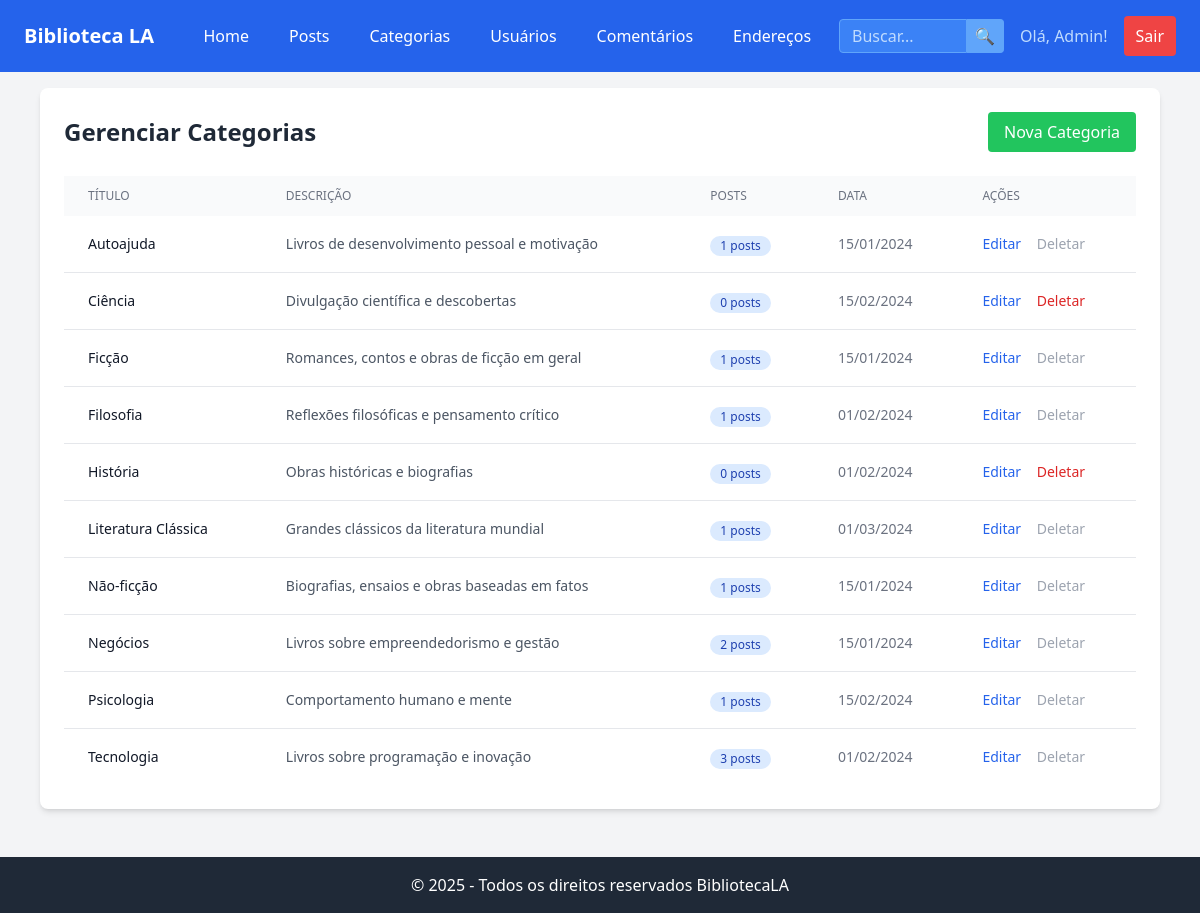
The app's page /admin/index.php?page=categorias (signed in), older data.
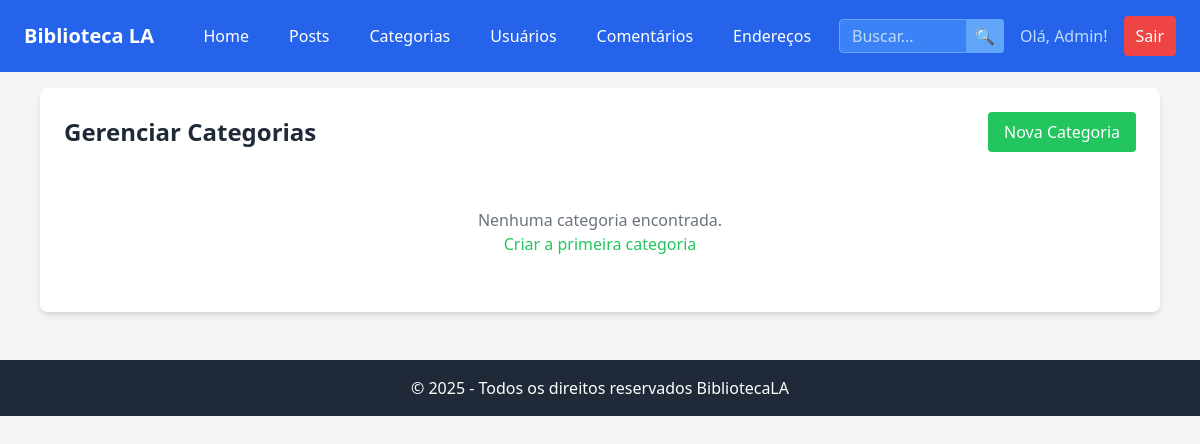
The same page, newer data.
### tables this page shows
CREATE TABLE IF NOT EXISTS `categorias` (
  `id` INT AUTO_INCREMENT NOT NULL,
  `titulo` VARCHAR(45) NOT NULL,
  `descricao` VARCHAR(255) NOT NULL,
  `created_at` TIMESTAMP NOT NULL,
  `updated_at` TIMESTAMP NOT NULL,
  PRIMARY KEY (`id`));

### admin/database/Conexao.php (called while the page is built)
<?php
class Conexao {
    private static $host = 'localhost';
    private static $port = '3306';
    private static $dbname = 'meu_blog';
    private static $usuario = 'root';
    private static $senha = '';
    private static $pdo = null;
    public static function getConexao() {
        if (self::$pdo === null) {
            try {
                self::$pdo = new PDO(
                    'mysql:host=' . self::$host . ';port=' . self::$port . ';dbname=' . self::$dbname . ';charset=utf8',
                    self::$usuario,
                    self::$senha
                );
                self::$pdo->setAttribute(PDO::ATTR_ERRMODE, PDO::ERRMODE_EXCEPTION);
            } catch (PDOException $e) {
                die('Erro de conexão: ' . $e->getMessage());
            }
        }
        return self::$pdo;
    }
}
?>

### admin/services/CategoryService.php (called while the page is built, shortened)
<?php
require_once __DIR__ . '/../database/Conexao.php';
require_once __DIR__ . '/../database/Categoria.php';
class CategoryService {
    private $pdo;
    public function __construct() {
        $this->pdo = Conexao::getConexao();
    }
    public function getAllCategorias() {
        $sql = "SELECT * FROM categorias ORDER BY titulo";
        $stmt = $this->pdo->query($sql);
        $categorias = [];
        while ($row = $stmt->fetch()) {
            $categoria = new Categoria();
            $categoria->setId($row['id']);
            $categoria->setTitulo($row['titulo']);
            $categoria->setDescricao($row['descricao']);
            $categoria->setCreatedAt($row['created_at']);
            $categoria->setUpdatedAt($row['updated_at']);
            $categorias[] = $categoria;
        }
        return $categorias;
    }
    public function countPostsByCategoria($categoria_id) {
        $sql = "SELECT COUNT(*) FROM posts WHERE categoria_id = ?";
        $stmt = $this->pdo->prepare($sql);
        $stmt->execute([$categoria_id]);
        return $stmt->fetchColumn();
    }
}
?>

### admin/database/Categoria.php (called while the page is built, shortened)
<?php
class Categoria {
    private $id;
    private $titulo;
    private $descricao;
    private $created_at;
    public function __construct($id = null, $titulo = null, $descricao = null, $created_at = null, $updated_at = null) {
        $this->id = $id;
        $this->titulo = $titulo;
        $this->descricao = $descricao;
        $this->created_at = $created_at;
    }
    public function getId() { return $this->id; }
    public function setId($id) { $this->id = $id; }
    public function getTitulo() { return $this->titulo; }
    public function setTitulo($titulo) { $this->titulo = $titulo; }
    public function getDescricao() { return $this->descricao; }
    public function setDescricao($descricao) { $this->descricao = $descricao; }
    public function getCreatedAt() { return $this->created_at; }
    public function setCreatedAt($created_at) { $this->created_at = $created_at; }
}
?>

### admin/components/categoria/CategoriaList.php (the view, shortened to what this page needs)
<?php
require_once __DIR__ . '/../../services/CategoryService.php';
$categoryService = new CategoryService();
$categorias = $categoryService->getAllCategorias();
?>
<div class="bg-white rounded-lg shadow-md p-6">
    <div class="flex justify-between items-center mb-6">
        <h2 class="text-2xl font-bold text-gray-800">Gerenciar Categorias</h2>
        <a href="?page=categorias&action=create" class="bg-green-500 hover:bg-green-600 text-white px-4 py-2 rounded">
            Nova Categoria
        </a>
    </div>
    <?php if (empty($categorias)): ?>
        <div class="text-center py-8 text-gray-500">
            <p>Nenhuma categoria encontrada.</p>
            <a href="?page=categorias&action=create" class="text-green-500 hover:text-green-600">
                Criar a primeira categoria
            </a>
        </div>
    <?php else: ?>
        <div class="overflow-x-auto">
            <table class="min-w-full">
                <thead class="bg-gray-50">
                    <tr>
                        <th class="px-6 py-3 text-left text-xs font-medium text-gray-500 uppercase">Título</th>
                        <th class="px-6 py-3 text-left text-xs font-medium text-gray-500 uppercase">Descrição</th>
                        <th class="px-6 py-3 text-left text-xs font-medium text-gray-500 uppercase">Posts</th>
                        <th class="px-6 py-3 text-left text-xs font-medium text-gray-500 uppercase">Data</th>
                        <th class="px-6 py-3 text-left text-xs font-medium text-gray-500 uppercase">Ações</th>
                    </tr>
                </thead>
                <tbody class="bg-white divide-y divide-gray-200">
                    <?php foreach ($categorias as $categoria): ?>
                        <?php $countPosts = $categoryService->countPostsByCategoria($categoria->getId()); ?>
                        <tr>
                            <td class="px-6 py-4 whitespace-nowrap">
                                <div class="text-sm font-medium text-gray-900">
                                    <?php echo htmlspecialchars($categoria->getTitulo()); ?>
                                </div>
                            </td>
                            <td class="px-6 py-4">
                                <div class="text-sm text-gray-600">
                                    <?php echo htmlspecialchars($categoria->getDescricao()); ?>
                                </div>
                            </td>
                            <td class="px-6 py-4 whitespace-nowrap">
                                <span class="inline-flex items-center px-2.5 py-0.5 rounded-full text-xs font-medium bg-blue-100 text-blue-800">
                                    <?php echo $countPosts; ?> posts
                                </span>
                            </td>
                            <td class="px-6 py-4 whitespace-nowrap text-sm text-gray-500">
                                <?php echo date('d/m/Y', strtotime($categoria->getCreatedAt())); ?>
                            </td>
                            <td class="px-6 py-4 whitespace-nowrap text-sm font-medium">
                                <a href="?page=categorias&action=edit&id=<?php echo $categoria->getId(); ?>"
                                   class="text-blue-600 hover:text-blue-900 mr-3">Editar</a>
                                <?php if ($countPosts == 0): ?>
                                    <a href="?page=categorias&delete=<?php echo $categoria->getId(); ?>"
                                       class="text-red-600 hover:text-red-900"
                                       onclick="return confirm('Tem certeza que deseja deletar esta categoria?')">Deletar</a>
                                <?php else: ?>
                                    <span class="text-gray-400" title="Não é possível deletar categoria com posts">Deletar</span>
                                <?php endif; ?>
                            </td>
                        </tr>
                    <?php endforeach; ?>
                </tbody>
            </table>
        </div>
    <?php endif; ?>
</div>

### admin/index.php (shortened to what this page needs)
<!DOCTYPE html>
<html lang="pt-br">
<head>
    <script src="https://cdn.tailwindcss.com"></script>
</head>
<body class="bg-gray-100">
    <?php include 'header.php'; ?>
<?php
$page = $_GET['page'] ?? 'posts';
$action = $_GET['action'] ?? '';
if ($page == 'posts') {
    if ($action == 'create' || $action == 'edit') {
        include 'components/post/PostForm.php';
    } else {
        include 'components/post/PostList.php';
    }
} elseif ($page == 'categorias') {
    if ($action == 'create' || $action == 'edit') {
        include 'components/categoria/CategoriaForm.php';
    } else {
        include 'components/categoria/CategoriaList.php';
    }
} elseif ($page == 'usuarios') {
    if ($action == 'create' || $action == 'edit') {
        include 'components/usuario/UsuarioForm.php';
    } else {
        include 'components/usuario/UsuarioList.php';
    }
} elseif ($page == 'comentarios') {
    include 'components/comentario/ComentarioList.php';
} elseif ($page == 'search') {
    include 'components/search/SearchResults.php';
}
?>
    <?php include 'footer.php'; ?>
</body>
</html>

### admin/header.php (shortened to what this page needs)
<?php
$user_name = $_SESSION['user_name'];
?>
<!DOCTYPE html>
<html lang="pt-br">
<head>
    <script src="https://cdn.tailwindcss.com"></script>
</head>
<body class="bg-gray-100">
    <header class="bg-blue-600 text-white p-4">
        <div class="max-w-6xl mx-auto flex justify-between items-center">
            <h1 class="text-xl font-bold">Biblioteca LA</h1>
            <nav class="flex space-x-4 items-center">
                <a href="index.php" class="hover:bg-blue-700 px-3 py-2 rounded">Home</a>
                <a href="?page=posts" class="hover:bg-blue-700 px-3 py-2 rounded">Posts</a>
                <a href="?page=categorias" class="hover:bg-blue-700 px-3 py-2 rounded">Categorias</a>
                <a href="?page=usuarios" class="hover:bg-blue-700 px-3 py-2 rounded">Usuários</a>
                <a href="?page=comentarios" class="hover:bg-blue-700 px-3 py-2 rounded">Comentários</a>
                <a href="?page=enderecos" class="hover:bg-blue-700 px-3 py-2 rounded">Endereços</a>
                <div class="relative">
                    <form method="GET" action="index.php" class="flex">
                        <input type="text"
                               name="q"
                               placeholder="Buscar..."
                               class="px-3 py-1 rounded-l bg-blue-500 text-white placeholder-blue-200 border border-blue-400 focus:outline-none focus:bg-white focus:text-gray-800 focus:border-blue-300 transition-colors w-32 focus:w-48"
                               autocomplete="off">
                        <button type="submit"
                                class="px-2 py-1 bg-blue-400 hover:bg-blue-300 rounded-r border border-blue-400 border-l-0">
                            🔍
                        </button>
                    </form>
                </div>
                <span class="text-blue-200">Olá, <?php echo $user_name; ?>!</span>
                <a href="logout.php" class="bg-red-500 hover:bg-red-600 px-3 py-2 rounded">Sair</a>
            </nav>
        </div>
    </header>
    <main class="max-w-6xl mx-auto p-4">

### admin/footer.php
    </main>
    <footer class="bg-gray-800 text-white text-center p-4 mt-8">
        <p>&copy; 2025 - Todos os direitos reservados BibliotecaLA</p>
    </footer>
</body>
</html>

Row changes from the older to the newer data that the page shows:
removed categorias: titulo "Autoajuda", descricao "Livros de desenvolvimento pessoal e motivação", countPosts "1", created_at "15/01/2024", shows "Deletar"
removed categorias: titulo "Ciência", descricao "Divulgação científica e descobertas", countPosts "0", created_at "15/02/2024"
removed categorias: titulo "Ficção", descricao "Romances, contos e obras de ficção em geral", id "1", created_at "15/01/2024", shows "Deletar"
removed categorias: titulo "Filosofia", descricao "Reflexões filosóficas e pensamento crítico", countPosts "1", created_at "01/02/2024", shows "Deletar"
removed categorias: titulo "História", descricao "Obras históricas e biografias", countPosts "0", created_at "01/02/2024"
removed categorias: titulo "Literatura Clássica", descricao "Grandes clássicos da literatura mundial", countPosts "1", created_at "01/03/2024", shows "Deletar"
removed categorias: titulo "Não-ficção", descricao "Biografias, ensaios e obras baseadas em fatos", countPosts "1", created_at "15/01/2024", shows "Deletar"
removed categorias: titulo "Negócios", descricao "Livros sobre empreendedorismo e gestão", countPosts "2", created_at "15/01/2024", shows "Deletar"
removed categorias: titulo "Psicologia", descricao "Comportamento humano e mente", countPosts "1", created_at "15/02/2024", shows "Deletar"
removed categorias: titulo "Tecnologia", descricao "Livros sobre programação e inovação", countPosts "3", created_at "01/02/2024", shows "Deletar"
Text that changed along with them:
text no longer shown: "TÍTULO DESCRIÇÃO POSTS DATA AÇÕES"
text now shown: "Nenhuma categoria encontrada. Criar a primeira categoria"
